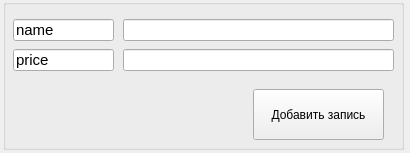
<?xml version="1.0" encoding="UTF-8"?>
<ui version="4.0">
 <class>Form</class>
 <widget class="QWidget" name="Form">
  <property name="geometry">
   <rect>
    <x>0</x>
    <y>0</y>
    <width>410</width>
    <height>153</height>
   </rect>
  </property>
  <property name="windowTitle">
   <string>Добавить запись</string>
  </property>
  <widget class="QGroupBox" name="groupBox">
   <property name="geometry">
    <rect>
     <x>3</x>
     <y>-1</y>
     <width>401</width>
     <height>151</height>
    </rect>
   </property>
   <property name="title">
    <string/>
   </property>
   <widget class="QLineEdit" name="lineEdit">
    <property name="geometry">
     <rect>
      <x>10</x>
      <y>20</y>
      <width>101</width>
      <height>22</height>
     </rect>
    </property>
    <property name="font">
     <font>
      <pointsize>11</pointsize>
     </font>
    </property>
    <property name="text">
     <string>name</string>
    </property>
    <property name="readOnly">
     <bool>true</bool>
    </property>
   </widget>
   <widget class="QLineEdit" name="lineEdit_2">
    <property name="geometry">
     <rect>
      <x>120</x>
      <y>20</y>
      <width>271</width>
      <height>22</height>
     </rect>
    </property>
    <property name="font">
     <font>
      <pointsize>11</pointsize>
     </font>
    </property>
   </widget>
   <widget class="QLineEdit" name="lineEdit_3">
    <property name="geometry">
     <rect>
      <x>10</x>
      <y>50</y>
      <width>101</width>
      <height>22</height>
     </rect>
    </property>
    <property name="font">
     <font>
      <pointsize>11</pointsize>
     </font>
    </property>
    <property name="text">
     <string>price</string>
    </property>
    <property name="readOnly">
     <bool>true</bool>
    </property>
   </widget>
   <widget class="QLineEdit" name="lineEdit_4">
    <property name="geometry">
     <rect>
      <x>120</x>
      <y>50</y>
      <width>271</width>
      <height>22</height>
     </rect>
    </property>
    <property name="font">
     <font>
      <pointsize>11</pointsize>
     </font>
    </property>
   </widget>
   <widget class="QPushButton" name="pushButton">
    <property name="geometry">
     <rect>
      <x>250</x>
      <y>90</y>
      <width>131</width>
      <height>51</height>
     </rect>
    </property>
    <property name="text">
     <string>Добавить запись</string>
    </property>
   </widget>
  </widget>
 </widget>
 <resources/>
 <connections/>
</ui>
